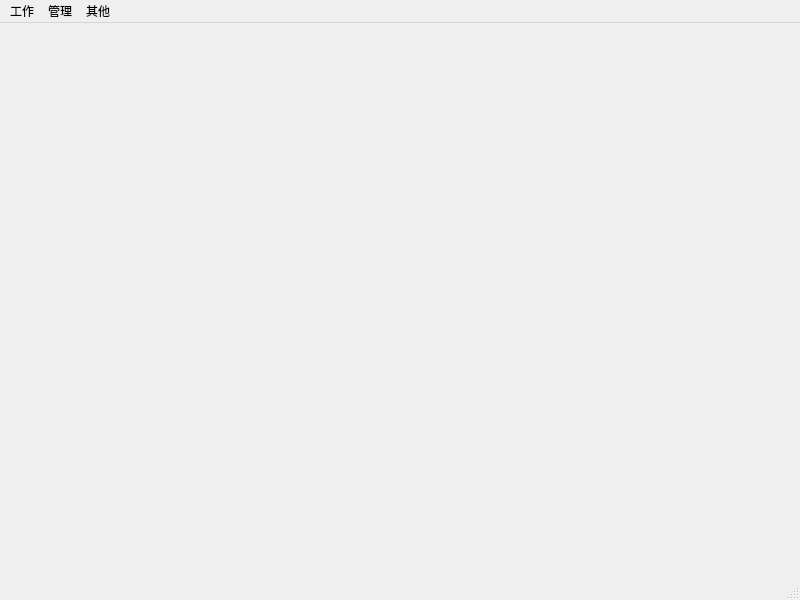
<?xml version="1.0" encoding="UTF-8"?>
<ui version="4.0">
 <class>manager_port</class>
 <widget class="QMainWindow" name="manager_port">
  <property name="geometry">
   <rect>
    <x>0</x>
    <y>0</y>
    <width>800</width>
    <height>600</height>
   </rect>
  </property>
  <property name="windowTitle">
   <string>三农平台(管理端)</string>
  </property>
  <widget class="QWidget" name="centralwidget"/>
  <widget class="QMenuBar" name="menubar">
   <property name="geometry">
    <rect>
     <x>0</x>
     <y>0</y>
     <width>800</width>
     <height>21</height>
    </rect>
   </property>
   <widget class="QMenu" name="menu">
    <property name="title">
     <string>工作</string>
    </property>
    <addaction name="actionwork"/>
    <addaction name="actionstock"/>
    <addaction name="actionsell"/>
   </widget>
   <widget class="QMenu" name="menu_2">
    <property name="title">
     <string>管理</string>
    </property>
    <addaction name="actionuers"/>
    <addaction name="separator"/>
    <addaction name="actionmanage"/>
    <addaction name="actionenterprice"/>
   </widget>
   <widget class="QMenu" name="menu_3">
    <property name="title">
     <string>其他</string>
    </property>
    <addaction name="actionhelp"/>
    <addaction name="actionthought"/>
   </widget>
   <addaction name="menu"/>
   <addaction name="menu_2"/>
   <addaction name="menu_3"/>
  </widget>
  <widget class="QStatusBar" name="statusbar"/>
  <action name="actionwork">
   <property name="text">
    <string>发货清单</string>
   </property>
  </action>
  <action name="actionstock">
   <property name="text">
    <string>修改库存</string>
   </property>
  </action>
  <action name="actionuers">
   <property name="text">
    <string>用户信息</string>
   </property>
  </action>
  <action name="actionmanage">
   <property name="text">
    <string>管理端信息</string>
   </property>
  </action>
  <action name="actionenterprice">
   <property name="text">
    <string>企业信息</string>
   </property>
  </action>
  <action name="actionsell">
   <property name="text">
    <string>显示已出售信息</string>
   </property>
  </action>
  <action name="actionhelp">
   <property name="text">
    <string>设置帮助</string>
   </property>
  </action>
  <action name="actionthought">
   <property name="text">
    <string>读取意见</string>
   </property>
  </action>
 </widget>
 <resources/>
 <connections/>
</ui>
